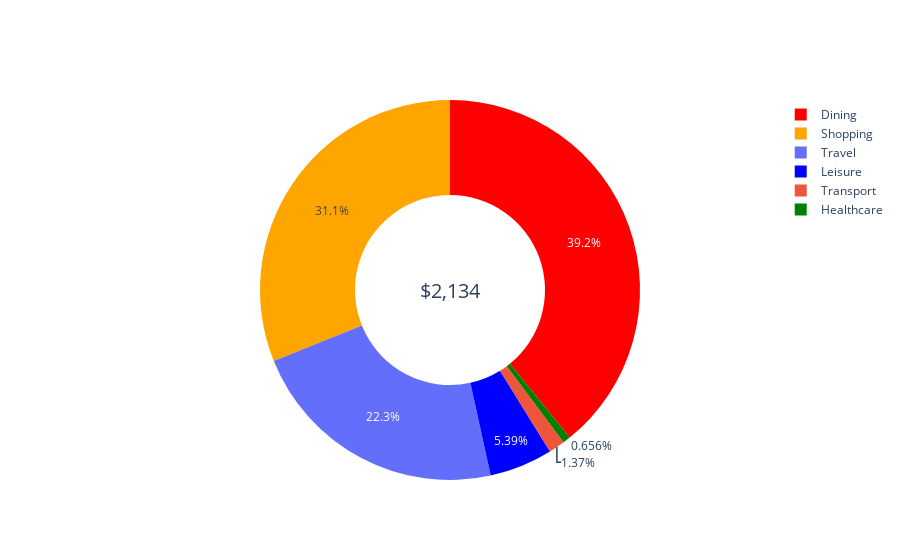

The notebook cell this image was saved under:
### Code cell
# Create a donut chart using Plotly Graph Objects
fig = go.Figure()
values = sum_df.total.values
labels = sum_df.Type.values
fig.add_trace(go.Pie(
    labels=labels,
    values=values,
    hole=0.5,  # Set the hole parameter to create a donut chart
    marker=dict(colors=['red', 'green', 'blue', 'orange'])  # You can customize colors if needed
))
total_spending = sum(values)
fig.update_layout(
    # title='Donut Chart Example',
    annotations=[dict(text=f'${total_spending:,.0f}', x=0.5, y=0.5, font_size=20, showarrow=False)]
    # , legend= dict(x = 0.5, y=-0.1, orientation='h')
)

fig.show()

### Figure 1 — Plotly figure (JSON) as saved in the notebook; plotly's stock layout.template omitted (floating-point values rounded to 4 significant figures)
{"data": [{"hole": 0.5, "labels": ["Dining", "Healthcare", "Leisure", "Shopping", "Transport", "Travel"], "marker": {"colors": ["red", "green", "blue", "orange"]}, "type": "pie", "values": [835.6, 14, 115, 663.8, 29.22, 476.7]}], "layout": {"annotations": [{"font": {"size": 20}, "showarrow": false, "text": "$2,134", "x": 0.5, "y": 0.5}]}}
